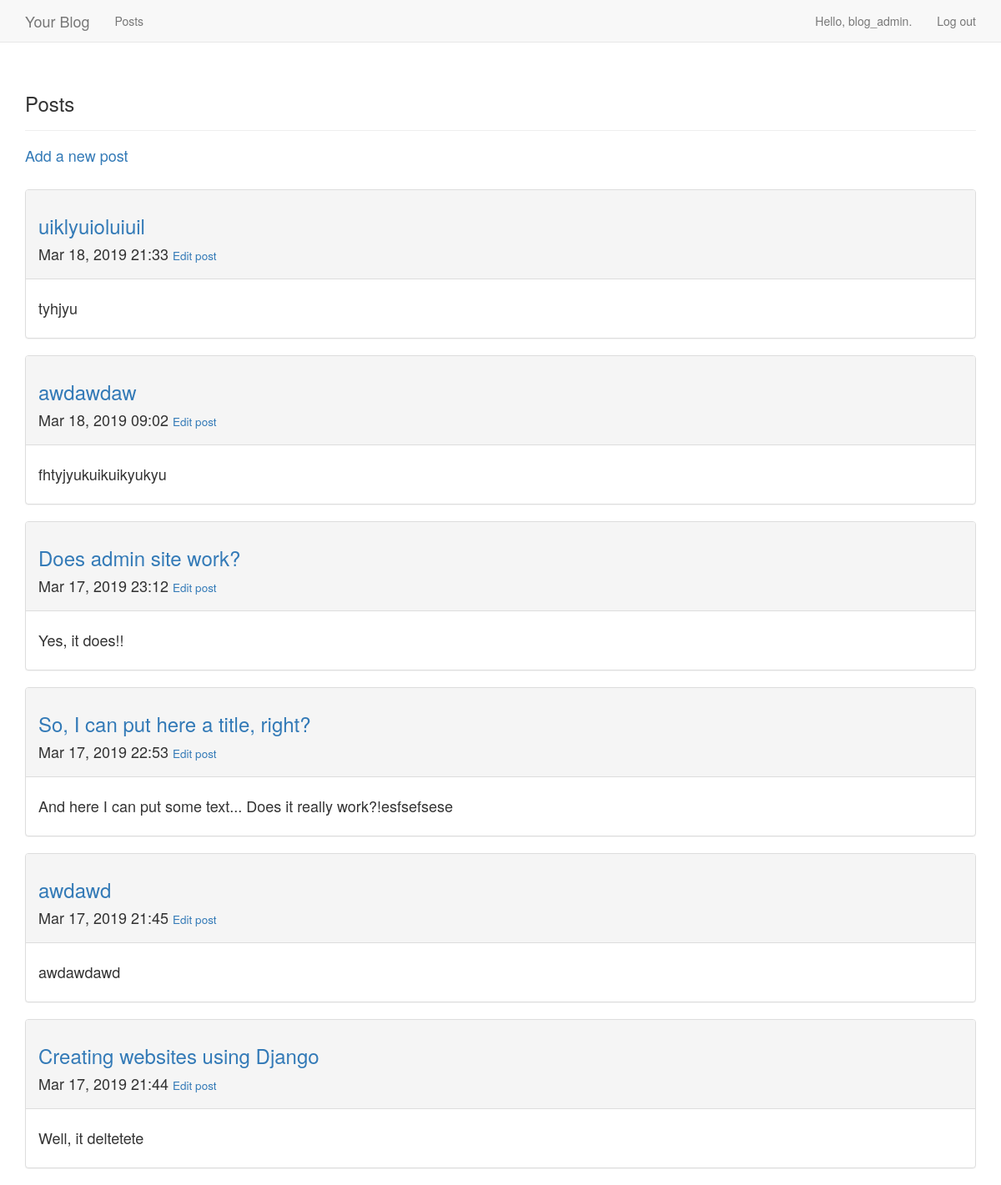
The page /posts/ (signed in) on the database its author committed.
### blogs/models.py (models this page shows)
class BlogPost(models.Model):
    title = models.CharField(max_length=200)
    text = models.TextField()
    date_added = models.DateTimeField(auto_now_add=True)
    owner = models.ForeignKey(User, on_delete=models.CASCADE)
    def __str__(self):
        return self.title

### blogs/views.py (the view)
# urls.py: path('posts/', views.posts, name='posts'),
@login_required
def posts(request):
    posts = BlogPost.objects.filter(owner=request.user).order_by('-date_added')
    context = {'posts': posts}
    return render(request, 'blogs/posts.html', context)

### blogs/templates/blogs/posts.html
{% extends 'blogs/base.html' %}
{% block header %}
  <h3>Posts</h3>
{% endblock header %}
{% block content %}
  <h4><a href="{% url 'blogs:new_post' %}">Add a new post</a></h4>
  <br>
    {% for post in posts %}
      <div class="panel panel-default">
        <div class="panel-heading">
          <h3><a href="{% url 'blogs:post' post.id %}">{{ post }}</a></h3>
          <h4>
            {{ post.date_added|date:'M d, Y H:i' }}
            <small>
              <a href="{% url 'blogs:edit_post' post.id %}">Edit post</a>
            </small>
          </h4>
        </div>
        <div class="panel-body">
          <h4>{{ post.text|linebreaks }}</h4>
        </div>
      </div>
    {% empty %}
      No posts added yet.
    {% endfor %}
{% endblock content %}

### blogs/templates/blogs/base.html (shortened to what this page needs)
{% load bootstrap3 %}
<!DOCTYPE html>
<html lang="en">
  <head>
    {% bootstrap_css %}
  </head>
  <body>
    <nav class="navbar navbar-default navbar-static-top">
      <div class="container">
        <div class="navbar-header">
          <a class="navbar-brand" href="{% url 'blogs:index' %}">Your Blog</a>
        </div>
        <div id="navbar" class="navbar-collapse collapse">
          <ul class="nav navbar-nav">
            <li><a href="{% url 'blogs:posts' %}">Posts</a></li>
          </ul>
          <ul class="nav navbar-nav navbar-right">
            {% if user.is_authenticated %}
              <li><a>Hello, {{ user.username }}.</a></li>
              <li><a href="{% url 'users:logout' %}">Log out</a></li>
            {% else %}
              <li><a href="{% url 'users:register' %}">Register</a></li>
              <li><a href="{% url 'users:login' %}">Log in</a></li>
            {% endif %}
          </ul>
        </div>
      </div>
    </nav>
    <div class="container">
      <div class="page-header">
        {% block header %}{% endblock header %}
      </div>
      <div>
        {% block content %}{% endblock content %}
      </div>
    </div>
  </body>
</html>

### rows shown on the page
BlogPost: title "uiklyuioluiuil", date_added "Mar 18, 2019 21:33", text "tyhjyu"
BlogPost: title "awdawdaw", date_added "Mar 18, 2019 09:02", text "fhtyjyukuikuikyukyu"
BlogPost: title "Does admin site work?", date_added "Mar 17, 2019 23:12", text "Yes, it does!!"
BlogPost: title "So, I can put here a title, right?", date_added "Mar 17, 2019 22:53", text "And here I can put some text... Does it really work?!esfsefsese"
BlogPost: title "awdawd", date_added "Mar 17, 2019 21:45", text "awdawdawd"
BlogPost: title "Creating websites using Django", date_added "Mar 17, 2019 21:44", text "Well, it deltetete"

### other values the page prints
{{ user.username }} "blog_admin"
